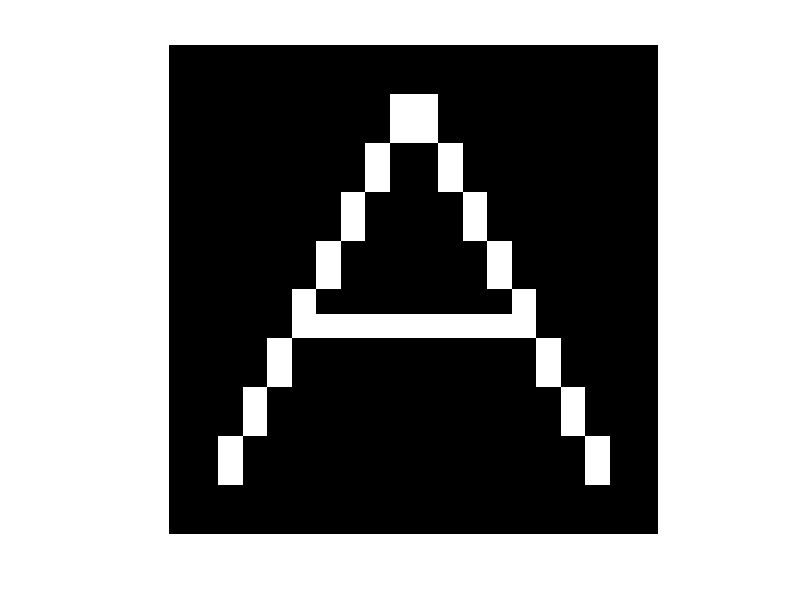

Reproduce this figure in MATLAB. (Note: this script raises an error after producing the figure.)
clear all
clearvars

answr1=inputdlg({'Stimtype: 1=Static 2=PixByPix 3=PieceByPiece'},'Enter stimulus drawing type',[1,17] ,{'1'});
opt=str2double(answr1{1});

if opt == 1
     framerate=1;
else
    answr2=inputdlg({'Framerate:'},'Enter Framerate',[1 17],{'5'});
    fra=str2double(answr2{1});
    framerate=fra;
end

if opt == 1
movinga=fopen([pwd filesep 'Static' filesep 'A-Static.txt'],'w');
elseif opt == 2
movinga=fopen([pwd filesep 'PixByPix' filesep 'A-PixByPix-FR' num2str(framerate) '.txt'],'w');
elseif opt == 3
movinga=fopen([pwd filesep 'PieceByPiece' filesep 'A-PieceByPiece-FR' num2str(framerate) '.txt'],'w');
end

imageA=zeros(20,20); 
i=18;
x=4;
num=1;
for j=3:10
    for a=1:framerate
    imageA(i,j)=255;
    imageA(i-1,j)=255;
        if opt == 2 
        fwrite(movinga, transpose(imageA));
        end
    %num=num+1;
	%imshow(imageA);
    end
    i=i-2;
end
if opt == 3
    for a=1:framerate
    fwrite(movinga, transpose(imageA));
    end
end
for a=1:framerate
    imageA(3,10)=255;
    imageA(3,11)=255;
    if opt == 2
        fwrite(movinga, transpose(imageA));
    end
    %num=num+1;
    %imshow(imageA);
end
if opt == 3
    for a=1:framerate
    fwrite(movinga, transpose(imageA));
    end
end
   %imageA(3,10)=1;

for j=11:18
    for a=1:framerate
    imageA(x,j)=255;
    imageA(x-1,j)=255;
    if opt == 2
        fwrite(movinga, transpose(imageA));
    end
    %num=num+1;
    %imshow(imageA);
    end
    x=x+2;
end
if opt == 3
    for a=1:framerate
    fwrite(movinga, transpose(imageA));
    end
end
for i = 6:14
    for a=1:framerate+2
    imageA(12,i)=255;
    if opt == 2
        fwrite(movinga, transpose(imageA));
    end
    %num=num+1;
    %imshow(imageA);
    end
end
if opt == 3
    for a=1:framerate
    fwrite(movinga, transpose(imageA));
    end
end
imageA=transpose(imageA);
imshow(transpose(imageA));

if opt == 1
fwrite(movinga,imageA);
end
imageA2=transpose(imageA);

